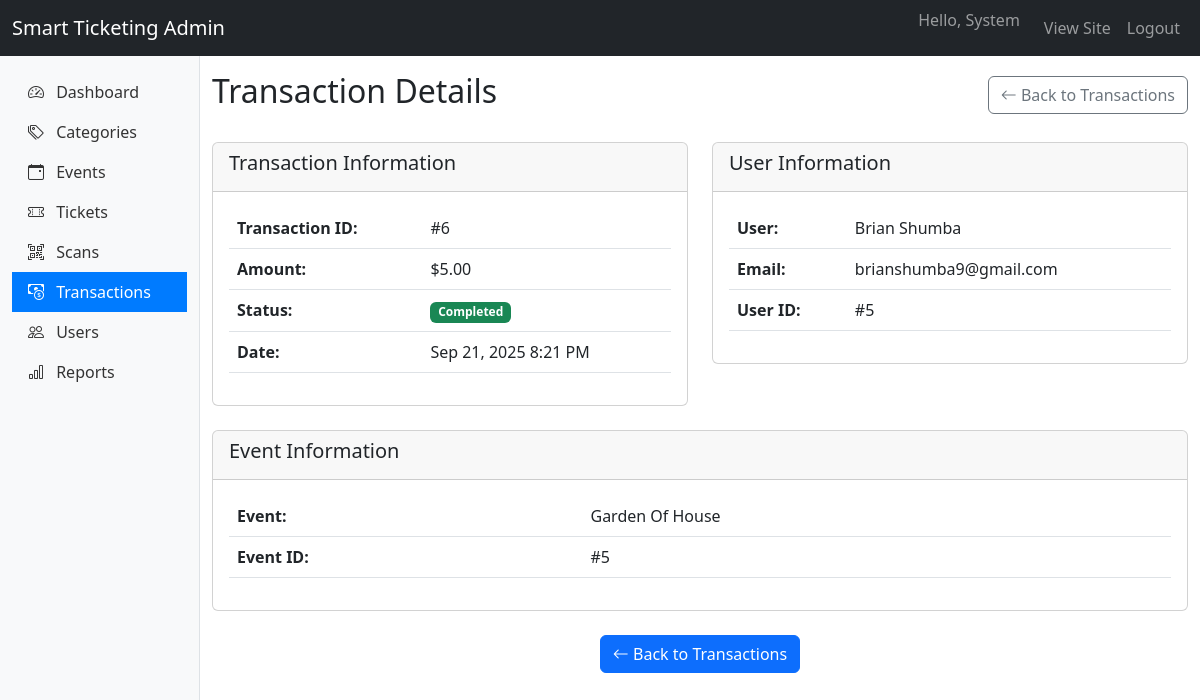
/admin/transactions/view/6 (signed in), run on the app's committed database.
### tables this page shows
CREATE TABLE `transactions` (
  `id` int(11) NOT NULL,
  `user_id` int(11) NOT NULL,
  `amount` decimal(10,2) NOT NULL,
  `status` enum('pending','completed','failed') DEFAULT 'pending',
  `transaction_date` timestamp NOT NULL DEFAULT current_timestamp(),
  `created_at` timestamp NOT NULL DEFAULT current_timestamp()
);

CREATE TABLE `users` (
  `id` int(11) NOT NULL,
  `username` varchar(50) NOT NULL,
  `email` varchar(100) NOT NULL,
  `password` varchar(255) NOT NULL,
  `role` enum('admin','organizer','attendee') DEFAULT 'attendee',
  `first_name` varchar(50) NOT NULL,
  `last_name` varchar(50) NOT NULL,
  `profile_picture` varchar(255) DEFAULT NULL,
  `created_at` timestamp NOT NULL DEFAULT current_timestamp(),
  `status` enum('active','suspended','pending') DEFAULT 'active'
);

CREATE TABLE `events` (
  `id` int(11) NOT NULL,
  `organizer_id` int(11) NOT NULL,
  `category_id` int(11) DEFAULT NULL,
  `title` varchar(255) NOT NULL,
  `description` text DEFAULT NULL,
  `venue` varchar(255) NOT NULL,
  `date_time` datetime NOT NULL,
  `event_image` varchar(255) DEFAULT NULL,
  `total_tickets` int(11) NOT NULL,
  `tickets_sold` int(11) DEFAULT 0,
  `price` decimal(10,2) DEFAULT 0.00,
  `status` enum('pending','approved','rejected') DEFAULT 'pending',
  `created_at` timestamp NOT NULL DEFAULT current_timestamp()
);

### app/core/BaseController.php (called while the page is built, shortened)
<?php
class BaseController {
    public function render($view, $data = [])
    {
        $rootDir = dirname(__DIR__, 2);
        $viewPath = $rootDir . '/app/views/' . $view . '.php';
        extract($data);
        require $viewPath;
    }
}

### app/controllers/admin/TransactionController.php (called while the page is built, shortened)
<?php
class TransactionController extends BaseController {
    public function view($id) {
        $transactionModel = new Transaction();
        $transaction = $transactionModel->getByIdWithDetails($id);
        $this->render('admin/transactions/view', [
            'title' => 'Transaction Details - Smart Ticketing',
            'transaction' => $transaction
        ]);
    }
}

### public/index.php (called while the page is built, shortened)
<?php
require_once __DIR__ . '/autoloader.php';
$request_uri = $_SERVER['REQUEST_URI'];
$request_uri = explode('?', $request_uri, 2)[0];
$url = trim($request_uri, '/');
$router = new Router();
$router->get('', 'AuthController@redirectToLogin');
$router->get('login', 'AuthController@login');
$router->post('login', 'AuthController@login');
$router->get('register', 'AuthController@register');
$router->post('register', 'AuthController@register');
$router->get('logout', 'AuthController@logout');
$router->get('events', 'EventController@index');
$router->get('events/create', 'EventController@create');
$router->post('events/store', 'EventController@store');
$router->get('events/{id}', 'EventController@show');
$router->get('tickets', 'TicketController@index');
$router->get('tickets/{id}', 'TicketController@show');
$router->get('tickets/purchase/{id}', 'TicketController@purchase');
$router->get('tickets/download/{id}', 'TicketController@download');
$router->get('tickets/qr/{id}', 'TicketController@qr');
$router->get('tickets/pdf/{id}', 'TicketController@pdf');
$router->get('tickets/validate/{qrCodeHash}', 'TicketController@validate');
$router->get('organizer/dashboard', 'organizer\DashboardController@index');
$router->get('organizer/events', 'organizer\EventController@index');
$router->get('organizer/events/create', 'organizer\EventController@create');
$router->post('organizer/events/store', 'organizer\EventController@store');
$router->get('organizer/events/edit/{id}', 'organizer\EventController@edit');
$router->post('organizer/events/update/{id}', 'organizer\EventController@update');
$router->post('organizer/events/delete/{id}', 'organizer\EventController@delete');
$router->get('organizer/events/view/{id}', 'organizer\EventController@view');
$router->get('organizer/tickets', 'organizer\TicketController@index');
$router->get('organizer/tickets/event/{id}', 'organizer\TicketController@view');
$router->get('organizer/tickets/scan/{id}', 'organizer\TicketController@scan');
$router->get('organizer/transactions', 'organizer\TransactionController@index');
$router->get('organizer/transactions/event/{id}', 'organizer\TransactionController@view');
$router->get('organizer/scans', 'organizer\ScanController@index');
$router->get('organizer/scans/scan', 'organizer\ScanController@scan');
$router->post('organizer/scans/process', 'organizer\ScanController@processScan');
$router->get('organizer/scans/history', 'organizer\ScanController@history');
$router->get('organizer/scans/history/{id}', 'organizer\ScanController@history');
$router->get('organizer/reports', 'organizer\ReportsController@index');
$router->get('organizer/reports/sales', 'organizer\ReportsController@sales');
$router->get('organizer/reports/attendance', 'organizer\ReportsController@attendance');
$router->get('organizer/reports/attendance/{id}', 'organizer\ReportsController@attendance');
$router->get('organizer/reports/event/{id}', 'organizer\ReportsController@event');
$router->get('organizer/reports/export/{type}', 'organizer\ReportsController@export');
$router->get('organizer/reports/export/{type}/{id}', 'organizer\ReportsController@export');
$router->get('organizer/scanner', 'organizer\ScannerController@index');
$router->get('organizer/scanner/scan', 'organizer\ScannerController@scan');
$router->post('organizer/scanner/process', 'organizer\ScannerController@processScan');
$router->get('organizer/scanner/result', 'organizer\ScannerController@result');
$router->get('organizer/scanner/history', 'organizer\ScannerController@history');
$router->get('organizer/scanner/history/{ticketId}', 'organizer\ScannerController@history');
$router->get('organizer/scanner/download', 'organizer\ScannerController@download');
$router->get('admin/dashboard', 'admin\DashboardController@index');
$router->get('admin/categories', 'admin\CategoryController@index');
$router->get('admin/categories/create', 'admin\CategoryController@create');
$router->post('admin/categories/store', 'admin\CategoryController@store');
$router->get('admin/categories/edit/{id}', 'admin\CategoryController@edit');
$router->post('admin/categories/update/{id}', 'admin\CategoryController@update');
$router->post('admin/categories/delete/{id}', 'admin\CategoryController@delete');
$router->get('admin/events', 'admin\EventController@index');
$router->get('admin/events/view/{id}', 'admin\EventController@view');
$router->get('admin/events/approve/{id}', 'admin\EventController@approve');
$router->get('admin/events/reject/{id}', 'admin\EventController@reject');
$router->get('admin/events/disable/{id}', 'admin\EventController@disable');
$router->get('admin/tickets', 'admin\TicketController@index');
$router->get('admin/tickets/view/{id}', 'admin\TicketController@view');
$router->get('admin/tickets/check/{id}', 'admin\TicketController@checkFraud');
$router->get('admin/tickets/history/{id}', 'admin\TicketController@scanHistory');
$router->get('admin/scans', 'admin\ScanController@index');
$router->get('admin/scans/view/{id}', 'admin\ScanController@view');
$router->get('admin/scans/analytics', 'admin\ScanController@analytics');
$router->get('admin/scans/suspicious', 'admin\ScanController@suspicious');
$router->get('admin/scans/export', 'admin\ScanController@export');
$router->get('admin/scans/export/{type}', 'admin\ScanController@export');
$router->get('admin/transactions', 'admin\TransactionController@index');
$router->get('admin/transactions/view/{id}', 'admin\TransactionController@view');
$router->get('admin/transactions/suspicious', 'admin\TransactionController@suspicious');
$router->get('admin/transactions/analytics', 'admin\TransactionController@analytics');
$router->get('admin/transactions/export', 'admin\TransactionController@export');
$router->get('admin/transactions/export/{type}', 'admin\TransactionController@export');
$router->get('admin/reports', 'admin\ReportsController@index');
$router->get('admin/reports/sales', 'admin\ReportsController@sales');
$router->get('admin/reports/attendance', 'admin\ReportsController@attendance');
$router->get('admin/reports/attendance/{id}', 'admin\ReportsController@attendance');
$router->get('admin/reports/event/{id}', 'admin\ReportsController@event');
$router->get('admin/reports/export/{type}', 'admin\ReportsController@export');
$router->get('admin/reports/export/{type}/{id}', 'admin\ReportsController@export');
$router->get('admin/users', 'admin\UserController@index');
$router->get('admin/users/create', 'admin\UserController@create');
$router->post('admin/users/store', 'admin\UserController@store');
$router->get('admin/users/view/{id}', 'admin\UserController@view');
$router->get('admin/users/edit/{id}', 'admin\UserController@edit');
$router->post('admin/users/update/{id}', 'admin\UserController@update');
$router->post('admin/users/delete/{id}', 'admin\UserController@delete');
$router->dispatch($url);

### public/autoloader.php (called while the page is built, shortened)
<?php
spl_autoload_register(function ($class) {
    $class = str_replace('app\\', '', $class);
    $file = __DIR__ . '/../app/' . str_replace('\\', '/', $class) . '.php';
    $file = str_replace('/', DIRECTORY_SEPARATOR, $file);
});

### app/models/Transaction.php (called while the page is built, shortened)
<?php
class Transaction {
    private $db;
    public function __construct() {
        $database = new Database();
        $this->db = $database->getConnection();
    }
    public function getByIdWithDetails($id) {
        $sql = "SELECT t.*,
                CONCAT(u.first_name, ' ', u.last_name) as user_name,
                u.email as user_email,
                e.title as event_title,
                e.id as event_id
                FROM transactions t
                JOIN users u ON t.user_id = u.id
                LEFT JOIN tickets tk ON t.id = tk.transaction_id
                LEFT JOIN events e ON tk.event_id = e.id
                WHERE t.id = :id";
        $stmt = $this->db->prepare($sql);
        $stmt->bindParam(':id', $id);
        $stmt->execute();
        return $stmt->fetch(PDO::FETCH_ASSOC);
    }
}

### app/config/Database.php (called while the page is built, shortened)
<?php
class Database {
    private $host = 'localhost';
    private $port = '3306';
    private $db_name = 'smart_ticketing';
    private $username = 'root';
    private $password = 'promise';
    public function getConnection() {
        $this->conn = null;
        try {
            $dsn = "mysql:host={$this->host};port={$this->port};dbname={$this->db_name}";
            $this->conn = new \PDO($dsn, $this->username, $this->password);
            $this->conn->setAttribute(\PDO::ATTR_ERRMODE, \PDO::ERRMODE_EXCEPTION);
            $this->conn->exec("SET NAMES 'utf8'");
            $this->conn->exec("SET CHARACTER SET utf8");
        } catch(\PDOException $e) {
            echo "Connection failed: " . $e->getMessage();
            error_log("Database error: " . $e->getMessage());
        }
        return $this->conn;
    }
}

### app/views/admin/transactions/view.php (the view)
<div class="d-flex justify-content-between align-items-center mb-4">
    <h2>Transaction Details</h2>
    <a href="<?= BASE_URL ?>/admin/transactions" class="btn btn-outline-secondary">
        <i class="bi bi-arrow-left"></i> Back to Transactions
    </a>
</div>
<div class="row">
    <div class="col-md-6">
        <div class="card mb-4">
            <div class="card-header">
                <h5 class="card-title">Transaction Information</h5>
            </div>
            <div class="card-body">
                <table class="table">
                    <tr>
                        <th>Transaction ID:</th>
                        <td>#<?= $transaction['id'] ?></td>
                    </tr>
                    <tr>
                        <th>Amount:</th>
                        <td>$<?= number_format($transaction['amount'], 2) ?></td>
                    </tr>
                    <tr>
                        <th>Status:</th>
                        <td>
                            <span class="badge bg-<?= $transaction['status'] === 'completed' ? 'success' : ($transaction['status'] === 'pending' ? 'warning' : 'danger') ?>">
                                <?= ucfirst($transaction['status']) ?>
                            </span>
                        </td>
                    </tr>
                    <tr>
                        <th>Date:</th>
                        <td><?= date('M j, Y g:i A', strtotime($transaction['created_at'])) ?></td>
                    </tr>
                </table>
            </div>
        </div>
    </div>
    <div class="col-md-6">
        <div class="card mb-4">
            <div class="card-header">
                <h5 class="card-title">User Information</h5>
            </div>
            <div class="card-body">
                <table class="table">
                    <tr>
                        <th>User:</th>
                        <td><?= htmlspecialchars($transaction['user_name']) ?></td>
                    </tr>
                    <tr>
                        <th>Email:</th>
                        <td><?= htmlspecialchars($transaction['user_email']) ?></td>
                    </tr>
                    <tr>
                        <th>User ID:</th>
                        <td>#<?= $transaction['user_id'] ?></td>
                    </tr>
                </table>
            </div>
        </div>
    </div>
</div>
<?php if ($transaction['event_title']): ?>
<div class="card mb-4">
    <div class="card-header">
        <h5 class="card-title">Event Information</h5>
    </div>
    <div class="card-body">
        <table class="table">
            <tr>
                <th>Event:</th>
                <td><?= htmlspecialchars($transaction['event_title']) ?></td>
            </tr>
            <tr>
                <th>Event ID:</th>
                <td>#<?= $transaction['event_id'] ?></td>
            </tr>
        </table>
    </div>
</div>
<?php endif; ?>
<div class="text-center">
    <a href="<?= BASE_URL ?>/admin/transactions" class="btn btn-primary">
        <i class="bi bi-arrow-left"></i> Back to Transactions
    </a>
</div>

### app/core/Router.php (shortened to what this page needs)
<?php
class Router {
    protected $routes = [
        'GET' => [],
        'POST' => []
    ];
    public function get($path, $controller)
    {
        $this->routes['GET'][$path] = $controller;
    }
    public function post($path, $controller)
    {
        $this->routes['POST'][$path] = $controller;
    }
    public function dispatch($url)
    {
        $method = $_SERVER['REQUEST_METHOD'];
        $url = trim($url, '/');
        foreach ($this->routes[$method] as $route => $controllerAction) {
            $pattern = $this->convertToRegex($route);
            if (preg_match($pattern, $url, $matches)) {
                $params = array_filter($matches, 'is_string', ARRAY_FILTER_USE_KEY);
                $this->callController($controllerAction, $params);
                return;
            }
        }
    }
    protected function convertToRegex($route) {
        $pattern = preg_replace('/\//', '\\/', $route);
        $pattern = preg_replace('/\{([a-zA-Z_][a-zA-Z0-9_]*)\}/', '(?P<$1>[^\/]+)', $pattern);
        return '/^' . $pattern . '$/i';
    }
    protected function callController($controller, $params = []) {
        [$class, $method] = explode('@', $controller);
        $class = "app\\controllers\\" . $class;
        if (class_exists($class)) {
            $controllerInstance = new $class();
            if (method_exists($controllerInstance, $method)) {
                $reflection = new \ReflectionMethod($controllerInstance, $method);
                $orderedParams = [];
                foreach ($reflection->getParameters() as $param) {
                    $paramName = $param->getName();
                    $orderedParams[] = $params[$paramName] ?? null;
                }
                call_user_func_array([$controllerInstance, $method], $orderedParams);
            } else {
                die("Method $method not found in $class");
            }
        } else {
            die("Controller $class not found");
        }
    }
}

### data on the page
transactions: id "6", amount "5.00", status "Completed", created_at "Sep 21, 2025 8:21 PM", user.email "brianshumba9@gmail.com", user "5", events.title "Garden Of House", events.id "5"

### other printed values
$transaction['user_name'] "Brian Shumba"
